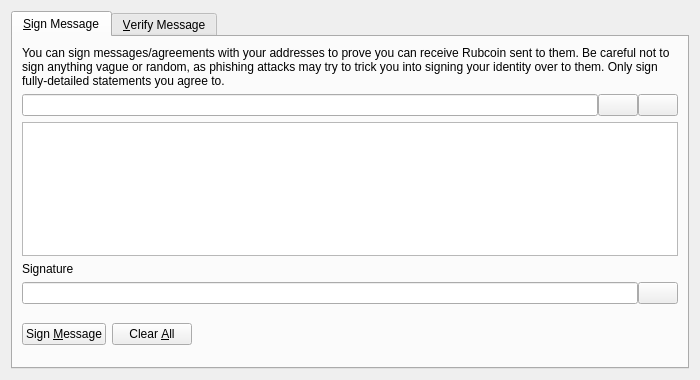
<?xml version="1.0" encoding="UTF-8"?>
<ui version="4.0">
 <class>SignVerifyMessageDialog</class>
 <widget class="QDialog" name="SignVerifyMessageDialog">
  <property name="geometry">
   <rect>
    <x>0</x>
    <y>0</y>
    <width>700</width>
    <height>380</height>
   </rect>
  </property>
  <property name="windowTitle">
   <string>Signatures - Sign / Verify a Message</string>
  </property>
  <property name="modal">
   <bool>true</bool>
  </property>
  <layout class="QVBoxLayout" name="verticalLayout">
   <item>
    <widget class="QTabWidget" name="tabWidget">
     <property name="currentIndex">
      <number>0</number>
     </property>
     <widget class="QWidget" name="tabSignMessage">
      <attribute name="title">
       <string>&amp;Sign Message</string>
      </attribute>
      <layout class="QVBoxLayout" name="verticalLayout_SM">
       <item>
        <widget class="QLabel" name="infoLabel_SM">
         <property name="text">
          <string>You can sign messages/agreements with your addresses to prove you can receive Rubcoin sent to them. Be careful not to sign anything vague or random, as phishing attacks may try to trick you into signing your identity over to them. Only sign fully-detailed statements you agree to.</string>
         </property>
         <property name="textFormat">
          <enum>Qt::PlainText</enum>
         </property>
         <property name="wordWrap">
          <bool>true</bool>
         </property>
        </widget>
       </item>
       <item>
        <layout class="QHBoxLayout" name="horizontalLayout_1_SM">
         <property name="spacing">
          <number>0</number>
         </property>
         <item>
          <widget class="QValidatedLineEdit" name="addressIn_SM">
           <property name="toolTip">
            <string>The Rubcoin address to sign the message with</string>
           </property>
          </widget>
         </item>
         <item>
          <widget class="QPushButton" name="addressBookButton_SM">
           <property name="toolTip">
            <string>Choose previously used address</string>
           </property>
           <property name="text">
            <string/>
           </property>
           <property name="shortcut">
            <string>Alt+A</string>
           </property>
           <property name="autoDefault">
            <bool>false</bool>
           </property>
          </widget>
         </item>
         <item>
          <widget class="QPushButton" name="pasteButton_SM">
           <property name="toolTip">
            <string>Paste address from clipboard</string>
           </property>
           <property name="text">
            <string/>
           </property>
           <property name="shortcut">
            <string>Alt+P</string>
           </property>
           <property name="autoDefault">
            <bool>false</bool>
           </property>
          </widget>
         </item>
        </layout>
       </item>
       <item>
        <widget class="QPlainTextEdit" name="messageIn_SM">
         <property name="toolTip">
          <string>Enter the message you want to sign here</string>
         </property>
        </widget>
       </item>
       <item>
        <widget class="QLabel" name="signatureLabel_SM">
         <property name="text">
          <string>Signature</string>
         </property>
         <property name="textFormat">
          <enum>Qt::PlainText</enum>
         </property>
        </widget>
       </item>
       <item>
        <layout class="QHBoxLayout" name="horizontalLayout_2_SM">
         <property name="spacing">
          <number>0</number>
         </property>
         <item>
          <widget class="QLineEdit" name="signatureOut_SM">
           <property name="font">
            <font>
             <italic>true</italic>
            </font>
           </property>
           <property name="readOnly">
            <bool>true</bool>
           </property>
          </widget>
         </item>
         <item>
          <widget class="QPushButton" name="copySignatureButton_SM">
           <property name="toolTip">
            <string>Copy the current signature to the system clipboard</string>
           </property>
           <property name="text">
            <string/>
           </property>
           <property name="autoDefault">
            <bool>false</bool>
           </property>
          </widget>
         </item>
        </layout>
       </item>
       <item>
        <layout class="QHBoxLayout" name="horizontalLayout_3_SM">
         <item>
          <widget class="QPushButton" name="signMessageButton_SM">
           <property name="toolTip">
            <string>Sign the message to prove you own this Rubcoin address</string>
           </property>
           <property name="text">
            <string>Sign &amp;Message</string>
           </property>
           <property name="autoDefault">
            <bool>false</bool>
           </property>
          </widget>
         </item>
         <item>
          <widget class="QPushButton" name="clearButton_SM">
           <property name="toolTip">
            <string>Reset all sign message fields</string>
           </property>
           <property name="text">
            <string>Clear &amp;All</string>
           </property>
           <property name="autoDefault">
            <bool>false</bool>
           </property>
          </widget>
         </item>
         <item>
          <spacer name="horizontalSpacer_1_SM">
           <property name="orientation">
            <enum>Qt::Horizontal</enum>
           </property>
           <property name="sizeHint" stdset="0">
            <size>
             <width>40</width>
             <height>48</height>
            </size>
           </property>
          </spacer>
         </item>
         <item>
          <widget class="QLabel" name="statusLabel_SM">
           <property name="font">
            <font>
             <weight>75</weight>
             <bold>true</bold>
            </font>
           </property>
           <property name="text">
            <string/>
           </property>
           <property name="wordWrap">
            <bool>true</bool>
           </property>
          </widget>
         </item>
         <item>
          <spacer name="horizontalSpacer_2_SM">
           <property name="orientation">
            <enum>Qt::Horizontal</enum>
           </property>
           <property name="sizeHint" stdset="0">
            <size>
             <width>40</width>
             <height>48</height>
            </size>
           </property>
          </spacer>
         </item>
        </layout>
       </item>
      </layout>
     </widget>
     <widget class="QWidget" name="tabVerifyMessage">
      <attribute name="title">
       <string>&amp;Verify Message</string>
      </attribute>
      <layout class="QVBoxLayout" name="verticalLayout_VM">
       <item>
        <widget class="QLabel" name="infoLabel_VM">
         <property name="text">
          <string>Enter the receiver's address, message (ensure you copy line breaks, spaces, tabs, etc. exactly) and signature below to verify the message. Be careful not to read more into the signature than what is in the signed message itself, to avoid being tricked by a man-in-the-middle attack. Note that this only proves the signing party receives with the address, it cannot prove sendership of any transaction!</string>
         </property>
         <property name="textFormat">
          <enum>Qt::PlainText</enum>
         </property>
         <property name="alignment">
          <set>Qt::AlignLeading|Qt::AlignLeft|Qt::AlignTop</set>
         </property>
         <property name="wordWrap">
          <bool>true</bool>
         </property>
        </widget>
       </item>
       <item>
        <layout class="QHBoxLayout" name="horizontalLayout_1_VM">
         <property name="spacing">
          <number>0</number>
         </property>
         <item>
          <widget class="QValidatedLineEdit" name="addressIn_VM">
           <property name="toolTip">
            <string>The Rubcoin address the message was signed with</string>
           </property>
          </widget>
         </item>
         <item>
          <widget class="QPushButton" name="addressBookButton_VM">
           <property name="toolTip">
            <string>Choose previously used address</string>
           </property>
           <property name="text">
            <string/>
           </property>
           <property name="shortcut">
            <string>Alt+A</string>
           </property>
           <property name="autoDefault">
            <bool>false</bool>
           </property>
          </widget>
         </item>
        </layout>
       </item>
       <item>
        <widget class="QPlainTextEdit" name="messageIn_VM"/>
       </item>
       <item>
        <widget class="QValidatedLineEdit" name="signatureIn_VM"/>
       </item>
       <item>
        <layout class="QHBoxLayout" name="horizontalLayout_2_VM">
         <item>
          <widget class="QPushButton" name="verifyMessageButton_VM">
           <property name="toolTip">
            <string>Verify the message to ensure it was signed with the specified Rubcoin address</string>
           </property>
           <property name="text">
            <string>Verify &amp;Message</string>
           </property>
           <property name="autoDefault">
            <bool>false</bool>
           </property>
          </widget>
         </item>
         <item>
          <widget class="QPushButton" name="clearButton_VM">
           <property name="toolTip">
            <string>Reset all verify message fields</string>
           </property>
           <property name="text">
            <string>Clear &amp;All</string>
           </property>
           <property name="autoDefault">
            <bool>false</bool>
           </property>
          </widget>
         </item>
         <item>
          <spacer name="horizontalSpacer_1_VM">
           <property name="orientation">
            <enum>Qt::Horizontal</enum>
           </property>
           <property name="sizeHint" stdset="0">
            <size>
             <width>40</width>
             <height>48</height>
            </size>
           </property>
          </spacer>
         </item>
         <item>
          <widget class="QLabel" name="statusLabel_VM">
           <property name="font">
            <font>
             <weight>75</weight>
             <bold>true</bold>
            </font>
           </property>
           <property name="text">
            <string/>
           </property>
           <property name="wordWrap">
            <bool>true</bool>
           </property>
          </widget>
         </item>
         <item>
          <spacer name="horizontalSpacer_2_VM">
           <property name="orientation">
            <enum>Qt::Horizontal</enum>
           </property>
           <property name="sizeHint" stdset="0">
            <size>
             <width>40</width>
             <height>48</height>
            </size>
           </property>
          </spacer>
         </item>
        </layout>
       </item>
      </layout>
     </widget>
    </widget>
   </item>
  </layout>
 </widget>
 <customwidgets>
  <customwidget>
   <class>QValidatedLineEdit</class>
   <extends>QLineEdit</extends>
   <header>qvalidatedlineedit.h</header>
  </customwidget>
 </customwidgets>
 <resources>
  <include location="../rubcoin.qrc"/>
 </resources>
 <connections/>
</ui>
